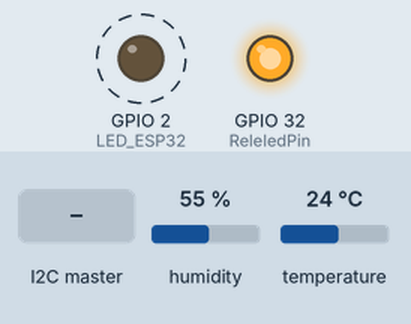
Simulated run of this program. Board: ESP32. On the bench: output pins drawn as LEDs (lit = HIGH). Dashed ring = blinking. The test bench sets the inputs (shaded band); at power-on: humidity 55 %, temperature 24 °C.

Above: at 1.2 s.
1.3 s: the I2C master sends the byte 0
At 2.8 s:
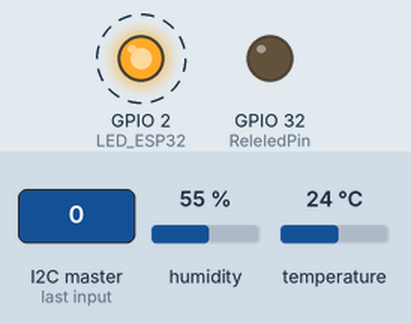
6.5 s: the I2C master sends the byte 1
At 8.9 s:
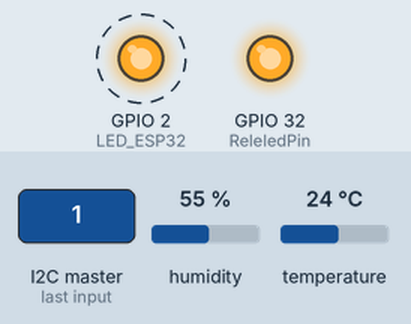
Timing chart, 0 to 18.5 s (numbered marks = the images above; inputs shaded):
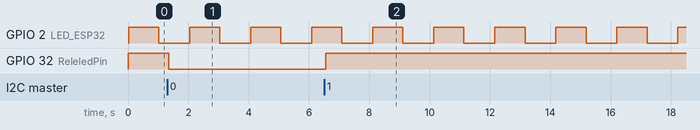

Measured:
- after the input at 1.3 s, GPIO 32 (ReleledPin): HIGH → LOW after 0.05 s
- after the input at 6.5 s, GPIO 32 (ReleledPin): LOW → HIGH after 0.05 s
- by itself, GPIO 2 (LED_ESP32): alternates HIGH for 1.0 s and LOW for 1.0 s

The program:

main.cpp
```cpp
/*******************************************************************************
   Título:      TCC  Engenharia Mecatrônica.

   Descrição:   C L P   ---  I H M

   Processador: ROBOCORE ESP32 Slave

   Geração Multifolhas


   Desenvolvido: MRPRO Tecnologia e Automação

   Autor: Tecnologo. Marcelo Rodrigues     Crea-SP 5070505617

   Data de Inicio: 02/09/2023       Versão:   2023.1.0


*******************************************************************************/
/* ============================================================================

                                       _
                                      / \
                                     |oo >
                                     _\=/_
                    ___         #   /  _  \   #
                   /<> \         \\//|/.\|\\//
                 _|_____|_        \/  \_/  \/
                | | === | |          |\ /|
                |_|  0  |_|          \_ _/
                 ||  0  ||           | | |
                 ||__*__||           | | |
                |* \___/ *|          []|[]
                /=\ /=\ /=\          | | |
________________[_]_[_]_[_]_________/_]_[_\___________________________________

============================================================================== */


// ========================================================================================================
// --- Bibliotecas Auxiliares ---


#include "Config_mcu.h"
#include "Config_Dht.h"


void setup() {

 Config_mcu();

}

void loop() {

    Comunicacao_dht();
  Supervisionamento();

}
```

Config_Dht.h
```cpp
/********************************Função que configura Pinos do MCU**************************************

                                   configuração para placa ESP32

********************************************************************************************************/
/*******************************************************************************************************/
                                      /* Arquivos de inclusão */

#ifndef Config_Dht_h_
#define Config_Dht_h_


// ======================================================================================================
// --- Protótipo das Funções ---

     void Config_dht ();
void Comunicacao_dht ();

#endif
```

Config_mcu.h
```cpp
/********************************Função que configura Pinos do MCU**************************************

                                   configuração para placa ESP32

********************************************************************************************************/
/*******************************************************************************************************/
                                      /* Arquivos de inclusão */

#ifndef Config_mcu_h_
#define Config_mcu_h_


// ======================================================================================================
// --- Protótipo das Funções ---

void Config_mcu();
void Supervisionamento();

#endif
```

Config_Dht.cpp
```cpp
/************************************************************************************************************

                                      configurações Esp32
************************************************************************************************************/

                                   /* Arquivos de Bibliotecas */

 // ========================================================================================================
// --- Bibliotecas Auxiliares --- //

#include <Adafruit_BusIO_Register.h>
#include <DHT.h>

// Pino onde está conectado o sensor DHT11/DHT22.
#define DHTPIN 12
// Tipo de módulo DHT em uso.
#define DHTTYPE DHT11


// Instância do DHT para comunicação com o sensor.
DHT dht(DHTPIN, DHTTYPE);

// ========================================================================================================
// --- variaveis da temperatura
byte byte1, byte2, byte3, byte4;
unsigned int aux_temp;


// ========================================================================================================
// --- variaveis da umidade
byte byte5, byte6, byte7, byte8;
unsigned int aux_umid;


void requestEvent_Dht()
{


  //envia o valor de temperatura
      Wire.write(byte1);                    // Envia os bytes do número antes da vírgua e depois da vírgula
      Wire.write(byte2);                      // temperatura
      Wire.write(byte3);
      Wire.write(byte4);
      Wire.write(byte5);                    // Envia os bytes do número antes da vírgua e depois da vírgula
      Wire.write(byte6);                    // umidade
      Wire.write(byte7);
      Wire.write(byte8);


}


void Config_dht ()
{
  // Inicializa a comunicação com o sensor de temperatura e umidade DHT.
  dht.begin();

}


void Comunicacao_dht ()
{


     	//Criamos duas variaveis locais para armazenar a temperatura e a umidade lidas
    float temperatura = dht.readTemperature();
    float umidade = dht.readHumidity();


  aux_temp = (unsigned int) temperatura;  // aux = 46689, Pega somente a parte inteira da variável float (0 - 65536)
  byte2 = aux_temp;                          // byte2 = 0B01100001, pega apenas os primeros 8 bits
  byte1 = (aux_temp>>8);                     // byte1 = 0B10110110, pega os 8 ultimos bits

  // Ajustando o número depois da vírgula
  temperatura -= aux_temp;                // Deixa apenas o número depois da vírgula
  temperatura *= 10000;              // Multiplica por 10k para pegar 4 dígitos após a vírgula
  aux_temp = (unsigned int) temperatura;  // Pega somente o valor antes da vírgula
  byte4 = aux_temp;                          // byte2 = 0B00101110, pega apenas os primeros 8 bits
  byte3 = (aux_temp>>8);                     // byte1 = 0B00100010, pega os 8 ultimos bits


  aux_umid = (unsigned int) umidade;  // aux = 46689, Pega somente a parte inteira da variável float (0 - 65536)
  byte6 = aux_umid;                          // byte2 = 0B01100001, pega apenas os primeros 8 bits
  byte5 = (aux_umid>>8);                     // byte1 = 0B10110110, pega os 8 ultimos bits

  // Ajustando o número depois da vírgula
  umidade -= aux_umid;                     // Deixa apenas o número depois da vírgula
  umidade *= 10000;                         // Multiplica por 10k para pegar 4 dígitos após a vírgula
  aux_umid = (unsigned int) umidade;  // Pega somente o valor antes da vírgula
  byte8 = aux_umid;                          // byte2 = 0B00101110, pega apenas os primeros 8 bits
  byte7 = (aux_umid>>8);                     // byte1 = 0B00100010, pega os 8 ultimos bits

Wire.onRequest(requestEvent_Dht);


}
```

Config_mcu.cpp
```cpp
/************************************************************************************************************

                                      configurações Esp32
************************************************************************************************************/

                                   /* Arquivos de Bibliotecas */

 // ========================================================================================================
// --- Bibliotecas Auxiliares --- //

#include <Arduino.h>
#include <SPI.h>
#include <Wire.h>
#include "wire.h"


#include "Config_mcu.h"
#include "Config_Dht.h"

/**********************************************************************************************************/
                                        /* Arquivos de inclusão */


#define myAdress 0x07             // ESP32


const int LED_ESP32 = 2;

#define ReleledPin 32 // numero do pino onde o Rele esta conectado


// funcao executada sempre que algum dado e recebido no barramento I2C
// vide "void setup()"
void receiveEvent(int howMany) {
  // verifica se existem dados para serem lidos no barramento I2C
  if (Wire.available()) {
    // le o byte recebido
    char received = Wire.read();

    // se o byte recebido for igual a 0, apaga o LED
    if (received == 0) {
      digitalWrite(ReleledPin, LOW);
    }

    // se o byte recebido for igual a 1 acende o LED
    if (received == 1) {
      digitalWrite(ReleledPin, HIGH);
    }
  }
}


void Config_mcu() {

  Serial.begin(115200);

  void Config_dht();

  // ingressa ao barramento I2C com o endereço definido no myAdress (0x07)
  Wire.begin(myAdress);


  //Registra um evento para ser chamado quando chegar algum dado via I2C
  Wire.onReceive(receiveEvent);

  pinMode (LED_ESP32, OUTPUT);        // configura o pino do LED 2 como saida
  digitalWrite(LED_ESP32,LOW);

  pinMode(ReleledPin, OUTPUT);  // configura o pino do LED como saida
  digitalWrite(ReleledPin,HIGH);
}

void Supervisionamento() {

  //Acende o LED durante 1 segundo
  digitalWrite(LED_ESP32, HIGH);
  delay(1000);

  //Apaga o LED durante 1 segundo
  digitalWrite(LED_ESP32, LOW);
  delay(1000);

}
```
